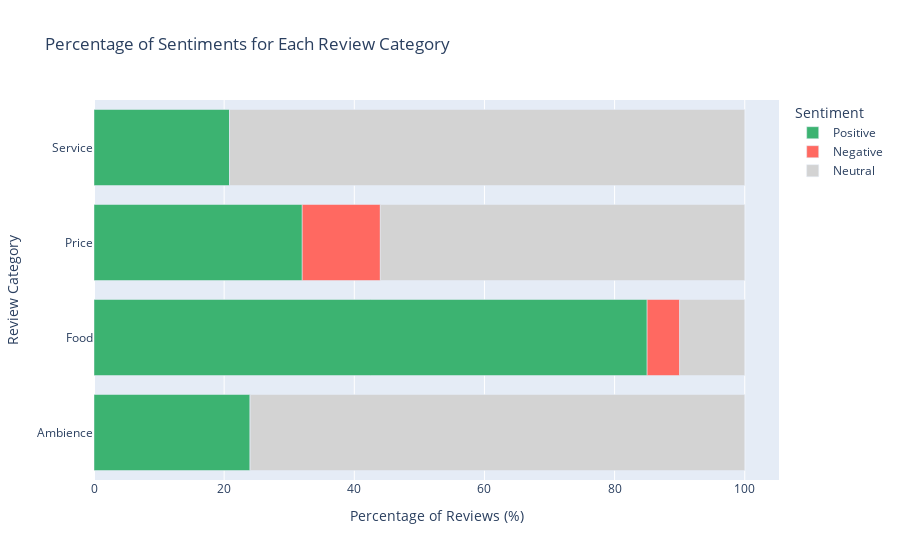

Here is the notebook cell this chart was saved with:
### Code cell
fig.show()

### Figure 1 — Plotly figure (JSON) as saved in the notebook; plotly's stock layout.template omitted (floating-point values rounded to 4 significant figures)
{"data": [{"hovertemplate": "Sentiment=Positive<br>Percentage of Reviews (%)=%{x}<br>Review Category=%{y}<extra></extra>", "legendgroup": "Positive", "marker": {"color": "mediumseagreen", "pattern": {"shape": ""}}, "name": "Positive", "orientation": "h", "showlegend": true, "textposition": "auto", "type": "bar", "x": [24.0, 85.0, 32.0, 20.83], "xaxis": "x", "y": ["Ambience", "Food", "Price", "Service"], "yaxis": "y"}, {"hovertemplate": "Sentiment=Negative<br>Percentage of Reviews (%)=%{x}<br>Review Category=%{y}<extra></extra>", "legendgroup": "Negative", "marker": {"color": "#ff6961", "pattern": {"shape": ""}}, "name": "Negative", "orientation": "h", "showlegend": true, "textposition": "auto", "type": "bar", "x": [0.0, 5.0, 12.0, 0.0], "xaxis": "x", "y": ["Ambience", "Food", "Price", "Service"], "yaxis": "y"}, {"hovertemplate": "Sentiment=Neutral<br>Percentage of Reviews (%)=%{x}<br>Review Category=%{y}<extra></extra>", "legendgroup": "Neutral", "marker": {"color": "lightgray", "pattern": {"shape": ""}}, "name": "Neutral", "orientation": "h", "showlegend": true, "textposition": "auto", "type": "bar", "x": [76.0, 10.0, 56.0, 79.17], "xaxis": "x", "y": ["Ambience", "Food", "Price", "Service"], "yaxis": "y"}], "layout": {"barmode": "relative", "legend": {"title": {"text": "Sentiment"}, "tracegroupgap": 0}, "title": {"text": "Percentage of Sentiments for Each Review Category"}, "xaxis": {"anchor": "y", "domain": [0, 1], "title": {"text": "Percentage of Reviews (%)"}}, "yaxis": {"anchor": "x", "domain": [0, 1], "title": {"text": "Review Category"}}}}
